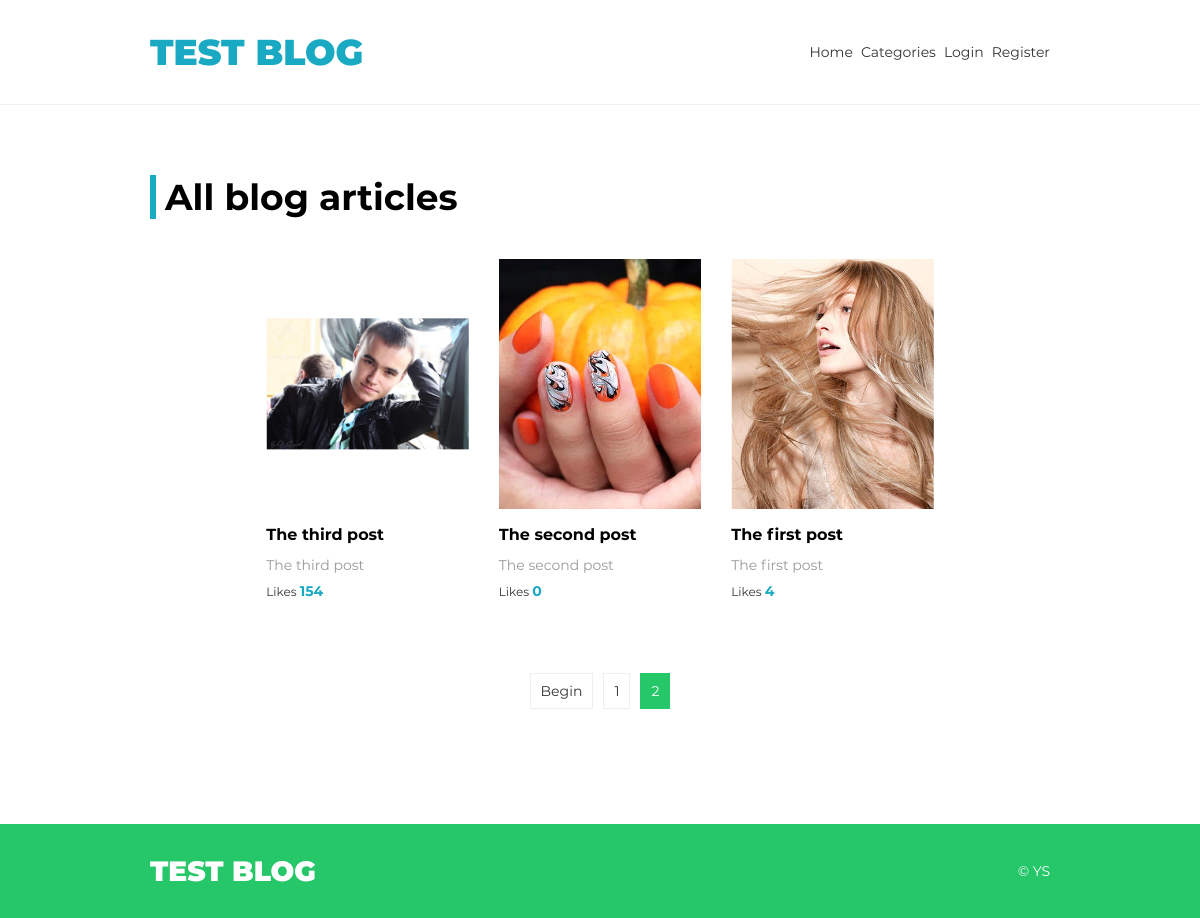
/main/index/2, run on the app's committed database.
### tables this page shows
CREATE TABLE `posts` (
  `id` int(11) NOT NULL,
  `post_title` text NOT NULL,
  `post_description` text NOT NULL,
  `post_content` text NOT NULL,
  `post_likes` int(11) NOT NULL DEFAULT '0',
  `category` int(11) NOT NULL DEFAULT '0'
);

### app/controllers/MainController.php (called while the page is built, shortened)
<?php
class MainController extends Controller{
    public function indexAction() {
        $adminModel = new Admin;
        $postsAmount = 10;
        $pagination = new Pagination($this->route, $this->model->countPosts(), $postsAmount);
        $vars = [
            'pagination' => $pagination->get(),
            'list'       => $this->model->listPosts($this->route, $postsAmount),
            'categories' => $adminModel->listCategories($this->route),
        ];
        $this->view->render('All blog articles', $vars);
    }
}

### index.php (called while the page is built, shortened)
<?php
spl_autoload_register(function ($class) {
    $path = str_replace('\\', '/', $class.'.php');
});
$router = new Router;
$router->run();

### app/lib/DataBase.php (called while the page is built, shortened)
<?php
class DataBase {
    protected $database;
    public function __construct() {
        $config = require 'app/config/database.php';
        $this->database = new PDO('mysql:host=' . $config['host'] . ';dbname=' . $config['name'] . '', $config['user'], $config['password']);
    }
    public function query($sql, $params = []) {
       $statement = $this->database->prepare($sql);
        if(!empty($params)) {
            foreach ($params as $key => $value) {
                if(is_int($value)) {
                    $type = PDO::PARAM_INT;
                } else {
                    $type = PDO::PARAM_STR;
                }
                $statement->bindValue(':' . $key, $value, $type);
            }
        }
        $statement->execute();
        return $statement;
    }
    public function row($sql, $params = []) {
        $result = $this->query($sql, $params);
        return $result->fetchAll(PDO::FETCH_ASSOC);
    }
    public function column($sql, $params = []) {
        $result = $this->query($sql, $params);
        return $result->fetchColumn();
    }
}

### app/config/database.php (called while the page is built)
<?php
return [
    'host' => 'localhost',
    'name' => 'j6353386_test_bl',
    'user' => 'j6353386_test_bl',
    'password' => '123database123',
];

### app/models/Main.php (called while the page is built, shortened)
<?php
class Main extends Model {
    public function countPosts() {
        return $this->database->column('SELECT COUNT(id) FROM posts');
    }
    public function listPosts($route, $max) {
        $params = [
            'max' => $max,
            'start' => ((($route['page'] ?? 1) - 1) * $max),
        ];
        return $this->database->row('SELECT * FROM posts ORDER BY id DESC LIMIT :start, :max', $params);
    }
}

### app/core/Controller.php (called while the page is built, shortened)
<?php
abstract class Controller {
    public function __construct($route) {
        $this->route = $route;
        $this->model = $this->loadModel($route['controller']);
    }
    public function loadModel($name) {
        $path = 'app\models\\' . ucfirst($name);
        if(class_exists($path)) {
            return new $path;
        }
    }
}

### app/core/Model.php (called while the page is built, shortened)
<?php
abstract class Model {
    public function __construct() {
        $this->database = new DataBase;
    }
}

### app/views/layouts/default.php (the view, shortened to what this page needs)
<!DOCTYPE html>
<html lang="en">
<head>
	<link rel="stylesheet" type="text/css" href="/public/css/style.css" />
</head>
<body class="loaded">
<div class="main-wrapper">
<header class="header">
    <div class="wrapper">
        <div class="header-container">
            <div class="header-logo">
                <a href="/">Test Blog</a>
            </div>
            <?php if(!isset($_SESSION['admin'])) : ?>
                <nav class="header-nav">
                    <ul class="header-nav__list">
                        <li><a href="/">Home</a></li>
                        <?php if(!empty($categories)) : ?>
                            <li>
                                <a href="#">Categories</a>
                            </li>
                        <?php endif; ?>
                        <?php if(!isset($_SESSION['auth'])) : ?>
                            <li><a href="/account/login">Login</a></li>
                            <li><a href="/account/register">Register</a></li>
                        <?php endif; ?>
                    </ul>
                </nav>
            <?php endif; ?>
        </div>
    </div>
</header>
<main class="main">
	<div class="wrapper">
		<?php
			echo $content;
		?>
	</div>
</main>
<footer class="footer">
    <div class="wrapper">
        <div class="footer-container">
            <div class="footer-logo">
                <a href="/">Test blog</a>
            </div>
            <div class="footer-copy">&copy; <a href="https://github.com/yuri-sokyrko" title="author">YS</a></div>
        </div>
    </div>
</footer>
</div>
</body>
</html>

### app/views/main/index.php
<section class="blog">
    <h1 class="main-title"><?php echo $title; ?></h1>
    <?php if(empty($list)) : ?>
        <div class="info-box">
            <p>Something went wrong, there are no posts now</p>
        </div>
        <?php else: ?>
            <div class="flex-container blog-container" id="blog-container">
                <?php foreach($list as $post) : ?>
                    <div class="flex-xl-3 flex-md-4 flex-sm-6 flex-xs-12">
                        <article class="blog-item">
                            <a href="/post/<?php echo $post['id']; ?>" class="blog-item__link">
                                <div class="blog-item__image">
                                    <img src="/public/thumbnails/thumb-<?php echo $post['id']; ?>.jpg" alt="">
                                </div>
                                <h3 class="blog-item__title"><?php echo htmlspecialchars($post['post_title'] ,ENT_QUOTES); ?></h3>
                                <p class="blog-item__exerpt"><?php echo htmlspecialchars($post['post_description'] ,ENT_QUOTES); ?></p>
                                <div class="blog-item__likes">Likes <span class="likes-counter"><?php echo htmlspecialchars($post['post_likes'] ,ENT_QUOTES); ?></span></div>
                            </a>
                        </article>
                    </div>
                    <?php endforeach; ?>
            </div>
        <?php echo $pagination; ?>
    <?php endif; ?>
</section>

### data on the page
posts: shows a picture, post_title "The third post", post_description "The third post", post_likes "154"
posts: shows a picture, post_title "The second post", post_description "The second post", post_likes "0"
posts: shows a picture, post_title "The first post", post_description "The first post", post_likes "4"

### other printed values
$title "All blog articles"
$text "Begin"
$text "1"
